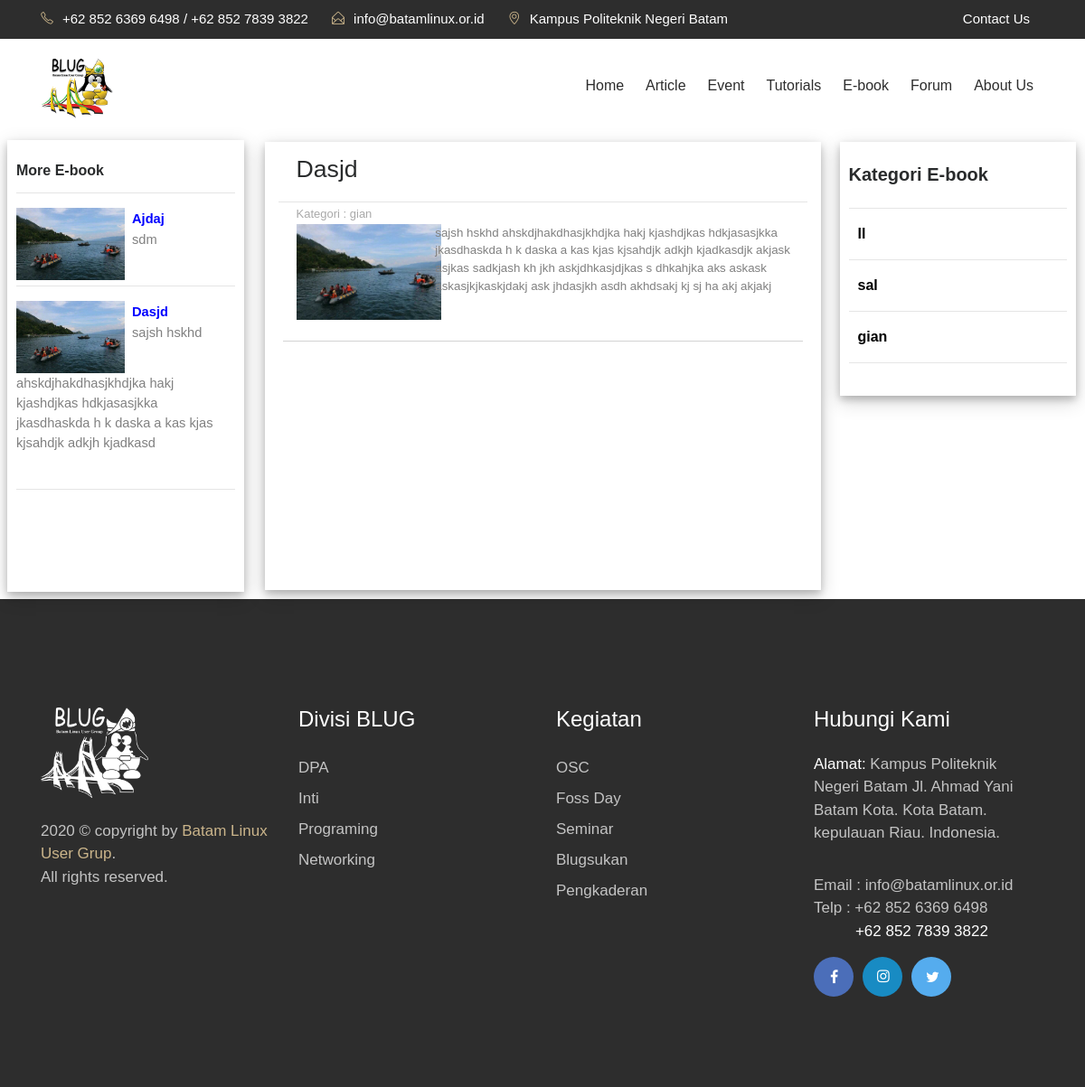
Screenshot of /index.php/u_ebook/detail_buku with the database file from the repository.
### tables this page shows
CREATE TABLE `ebook` (
  `id_book` int(11) NOT NULL,
  `judul` varchar(255) NOT NULL,
  `gambar` varchar(255) NOT NULL,
  `deskripsi` text NOT NULL,
  `kategori` varchar(255) NOT NULL,
  `link` text NOT NULL,
  `waktu` varchar(25) NOT NULL,
  `author` varchar(255) NOT NULL
);

CREATE TABLE `kategori` (
  `id_kategori` int(11) NOT NULL,
  `jenis_kategori` varchar(225) NOT NULL,
  `kategori` varchar(225) NOT NULL
);

### application/controllers/U_ebook.php (called while the page is built, shortened)
<?php
	class U_ebook extends CI_Controller
	{
		function __construct(){
			$this->load->model('M_ebook');
		}
		public function detail_buku()
		{
			$id_ebook = $this->input->get('blank');
			$query = $this->M_ebook->tampil_data($id_ebook);
			$query1 = $this->M_ebook->getbuku1();
			$query2 = $this->M_ebook->menu_kategori();
			$data['more_book'] = $query1->result();
			$data['menu_kategori'] = $query2->result();
			$data['detail'] = $query->result();
			$data['content']="user/rincianebook";
			$this->load->view("user/index", $data);
		}
	}
?>

### index.php (called while the page is built, shortened)
<?php
require_once BASEPATH.'core/CodeIgniter.php';

### application/models/M_ebook.php (called while the page is built, shortened)
<?php
	class M_ebook extends CI_Model
	{
		function tampil_data($author)
		{
			$hasil = $this->db->query("SELECT * FROM ebook WHERE author = '$author'");
			return $hasil;
		}
		public function getbuku1()
		{
			$hasil = $this->db->query("SELECT * FROM ebook ORDER BY waktu DESC");
			return $hasil;
		}
		public function menu_kategori()
		{
			$hasil = $this->db->query("SELECT * FROM kategori WHERE kategori = 'ebook'");
			return $hasil;
		}
	}
?>

### application/views/user/rincianebook.php (the view, shortened to what this page needs)
<div class="row">
	<div class="col-md-3">
		 <div class="scroll" style="box-shadow: 0 4px 8px 0 rgba(0, 0, 0, 0.2), 0 6px 20px 0 rgba(0, 0, 0, 0.19); padding-top: 25px;">
		    <h4 style="font-size: 12pt;"><b>More E-book</b></h4>
		    <hr>
		    <?php foreach ($more_book as $tampil => $row) { ?>
		    	<img width="120px" style="float: left; margin-right: 8px;" src="<?php echo base_url('assets/images/ebook/'.$row->gambar); ?>">
		    	<font class="apaja"><a href="<?php echo site_url('u_ebook/detail_buku?blank='.$row->id_book); ?>" style="color: blue;"><?php echo ucfirst($row->judul);  ?></a></font>
		    <div style="font-size: 11pt; color: grey;"><?php echo substr($row->deskripsi, 0, 120); ?></div><br>
		    	<hr>
		    <?php } ?>
		  </div>
	</div>
		<div class="col-md-6"style="box-shadow: 0 4px 8px 0 rgba(0, 0, 0, 0.2), 0 6px 20px 0 rgba(0, 0, 0, 0.19); background-color: white; margin-top: 10px; margin-bottom: 10px;">
			<?php foreach ($detail as $tampil => $row) { ?>
			<div style="margin-top: 10px;">
				<font style="font-size: 20pt; padding-left: 20px;"><?= ucfirst($row->judul); ?></font>
				<hr style="margin-top: 2; margin-bottom: 0;">
				<font size="2" style="color: darkgrey; margin-left: 20px;"><?= "Kategori : ".$row->kategori; ?></font>
			</div>
			<div class="row">
					<div class="col-md-3">
						<img width="180" class="kartu" src="<?= base_url('assets/images/ebook/'.$row->gambar); ?>">
					</div>
					<div class="col-md-9">
						<font class="suka_suka"><p><?= $row->deskripsi; ?></p></font><br>
					</div>
					<div class="row w-100" style="height: 1px; margin-left: 20px; margin-top: 10px; margin-right: 20px; background-color: lightgrey;"></div>
			</div>
		<?php } ?>
		</div>
	<div class="col-md-3" style="margin-top: 10px; margin-bottom: 10px; ">
		<div style="box-shadow: 0 4px 8px 0 rgba(0, 0, 0, 0.2), 0 6px 20px 0 rgba(0, 0, 0, 0.19); margin-left :6px; padding-left:  10px; padding-right: 10px; margin-right: 10px; background-color: white; padding-bottom: 20px;">
			<h4 style="padding-top: 25px; padding-bottom: 10px;"><b>Kategori E-book</b></h4>
			<hr>
			<?php foreach ($menu_kategori as $tampil => $row) { ?>
				<a href="<?= site_url('u_ebook/link_kategori?jenis_kategori='.$row->jenis_kategori); ?>" class="link_kategori"><b><?php echo $row->jenis_kategori; ?></b></a><br>
				<hr>
			<?php } ?>
		</div>
	</div>
</div>

### application/views/user/rincianebook.php (style rules this page uses)
.suka_suka p { color: grey; font-size: 10pt; margin-left: 20px; }
.kartu { float: left; padding-left: 20px; }
.link_kategori { color: black; margin-left: 10px; }
.apaja { color: blue; text-decoration: none; font-size: 11pt; font-weight: bold; }
body { background-color: white; }
.scroll { margin: 8px; background: white; padding: 10px; overflow: scroll; height: 500px; scrollbar-face-color: #CE7E00; scrollbar-shadow-color: #FFFFFF; scrollbar-highlight-color: #6F4709; scrollbar-3dlight-color: #11111; scrollbar-darkshadow-color: #6F4709; scrollbar-track-color: #FFE8C1; scrollbar-arrow-color: #6F4709; }

### rows the page displays
ebook: gambar (picture), judul "Ajdaj", deskripsi "sdm"
ebook: gambar (picture), judul "Dasjd", deskripsi "sajsh hskhd ahskdjhakdhasjkhdjka hakj kjashdjkas hdkjasasjkka jkasdhaskda h k daska a kas kjas kjsahdjk adkjh kjadkasd", kategori "gian", deskripsi "sajsh hskhd ahskdjhakdhasjkhdjka hakj kjashdjkas hdkjasasjkka jkasdhaskda h k daska a kas kjas kjsahdjk adkjh kjadkasdjk akjask asjkas sadkjash kh jkh askjdhkasjdjkas s dhkahjka aks askask askasjkjkaskjdakj ask jhdasjkh asdh akhdsakj kj sj ha akj akjakj"
kategori: jenis_kategori "ll"
kategori: jenis_kategori "sal"
kategori: jenis_kategori "gian"
